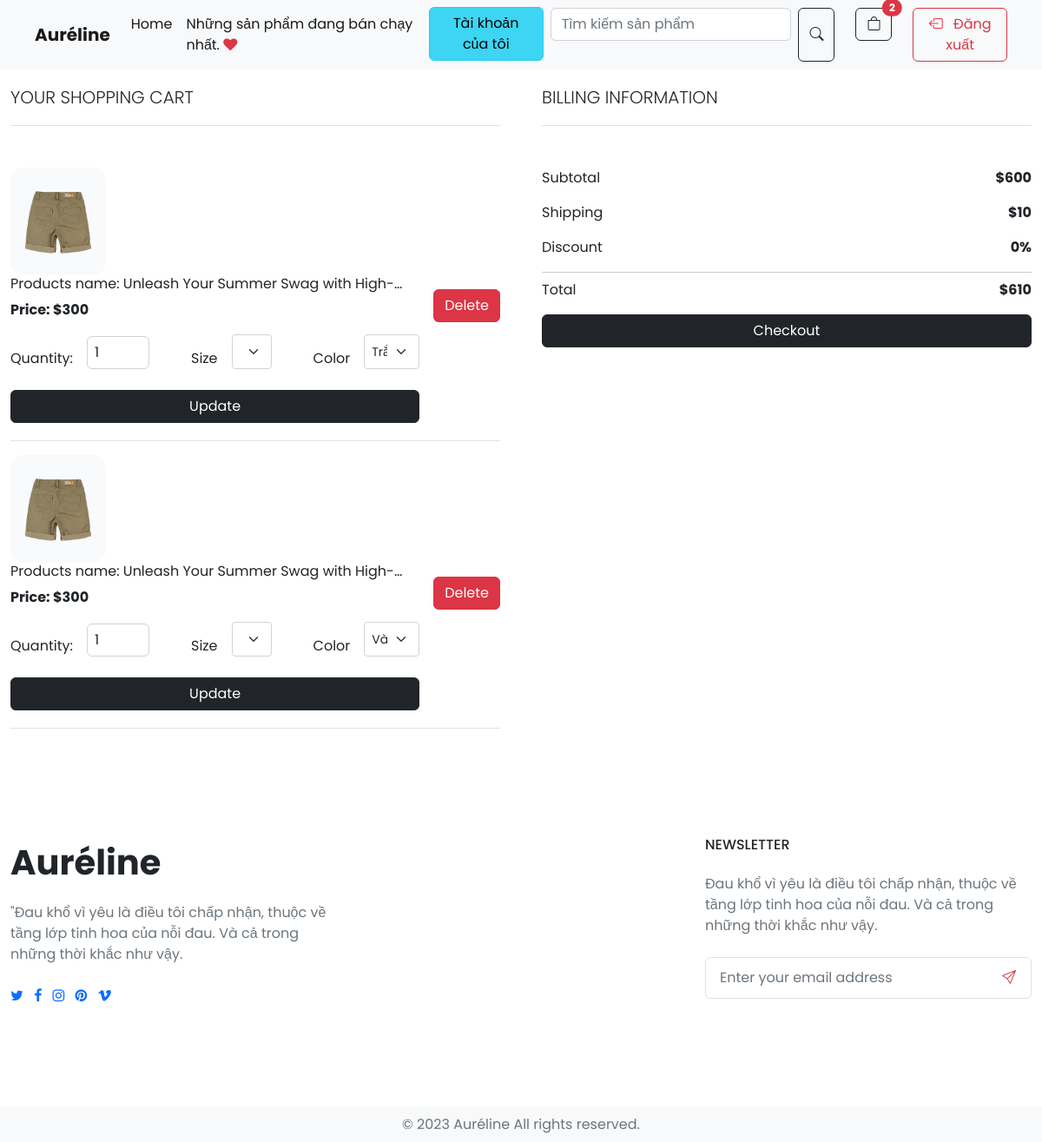
/src/index.php?act=mycart&kh_id=42 (signed in), run on the app's committed database.
### tables this page shows
CREATE TABLE `cart_chitiet` (
  `cart_chitiet_id` int(10) NOT NULL COMMENT 'Chi tiết giỏ hàng',
  `cart_id` int(10) NOT NULL COMMENT 'ID giỏ hàng',
  `pro_id` int(10) NOT NULL COMMENT 'ID sản phẩm',
  `color_id` int(10) NOT NULL COMMENT 'ID màu',
  `size_id` int(10) NOT NULL COMMENT 'ID size',
  `price` int(50) NOT NULL COMMENT 'Đơn giá sản phẩm',
  `soluong` int(20) NOT NULL COMMENT 'Số lượng',
  `total_price` int(20) NOT NULL COMMENT 'Tổng tiền'
);

CREATE TABLE `products` (
  `pro_id` int(10) NOT NULL,
  `pro_name` varchar(255) NOT NULL,
  `pro_img` varchar(255) NOT NULL,
  `pro_price` float NOT NULL,
  `pro_desc` text NOT NULL,
  `pro_brand` varchar(55) NOT NULL,
  `pro_stock` int(11) NOT NULL,
  `cate_id` int(10) NOT NULL,
  `ncc_id` int(10) NOT NULL DEFAULT 1 COMMENT 'ID nhà cung cấp',
  `trangthai` int(1) NOT NULL,
  `pro_viewer` int(11) NOT NULL
);

CREATE TABLE `size` (
  `size_id` int(10) NOT NULL COMMENT 'ID size',
  `size_name` varchar(50) NOT NULL COMMENT 'Tên size'
);

CREATE TABLE `color` (
  `color_id` int(10) NOT NULL COMMENT 'ID màu',
  `color_name` varchar(50) NOT NULL COMMENT 'Tên màu',
  `color_ma` varchar(50) NOT NULL COMMENT 'Mã màu css'
);

### src/app/model/connectdb.php (called while the page is built, shortened)
<?php
function get_connect()
{
    try {
        $conn = new PDO("mysql:host=localhost;dbname=da1;charset=utf8", "root", "");
        $conn->setAttribute(PDO::ATTR_ERRMODE, PDO::ERRMODE_EXCEPTION);
        return $conn;
    } catch (Exception $e) {
        echo 'Kết nối thất bại: ' . $e->getMessage();
        return null;
    }
}
function pdo_queryall($sql)
{
    $thamso = array_slice(func_get_args(), 1);
    $conn = get_connect();
    try {
        $exe = $conn->prepare($sql);
        $exe->execute($thamso);
        return $exe->fetchAll(PDO::FETCH_ASSOC);
    } catch (Exception $e) {
        echo 'Thao tác thất bại: ' . $e->getMessage();
    } finally {
        unset($conn);
    }
}
function pdo_query_one($sql)
{
    $thamso = array_slice(func_get_args(), 1);
    $conn = get_connect();
    try {
        $exe = $conn->prepare($sql);
        $exe->execute($thamso);
        return $exe->fetch(PDO::FETCH_ASSOC);
    } catch (Exception $e) {
        echo 'Thao tác thất bại: ' . $e->getMessage();
    } finally {
        unset($conn);
    }
}

### src/app/model/cart.php (called while the page is built, shortened)
<?php
    function querycart_kh($kh_id){
        $sql = "select * from cart where kh_id = $kh_id";
        $result = pdo_query_one($sql);
        return $result;
    }
    function querycart_chitiet($cart_id){
        $sql = "select * from cart_chitiet where cart_id = $cart_id";
        $result = pdo_queryall($sql);
        return $result;
    }
?>

### src/app/model/product.php (called while the page is built, shortened)
<?php
function queryonepro($id)
{
    $sql = "select * from products where pro_id = $id";
    $result = pdo_query_one($sql);
    return $result;
}

### src/app/model/size.php (called while the page is built, shortened)
<?php
    function query_allsize(){
        $sql = "select * from size order by size_id desc";
        $result = pdo_queryall($sql);
        return $result;
    }
?>

### src/app/model/color.php (called while the page is built, shortened)
<?php
    function query_allcolor(){
        $sql = "select * from color order by color_id desc";
        $result = pdo_queryall($sql);
        return $result;
    }
?>

### src/resources/view/cart/viewcart.php (the view, shortened to what this page needs)
<?php
if (isset($_GET['kh_id'])) {
    $kh_id = $_GET['kh_id'];
    $cart_kh = querycart_kh($kh_id);
    $my_cart = querycart_chitiet($cart_kh['cart_id']);
}
?>
<div>
    <div class="row gx-5">
        <div class="col-12 col-md-6 mb-4">
            <h3 class="mb-5 fs-5 fw-light text-uppercase border-bottom">Your Shopping Cart</h3>
            <?php
            $totalPrice = 0;
            $shipingPrice = 10;
            foreach ($my_cart as $cartItem) {
                $pro = queryonepro($cartItem['pro_id']);
                $cartprice_item = (int)$pro['pro_price'] * (int)$cartItem['soluong'];
                $totalPrice += $cartprice_item;
                $size = query_allsize();
                $color = query_allcolor();
            ?>
                <div>
                    <div class="mt-3 cart-item d-flex gap-3 border-bottom align-items-center w-100">
                        <form action="index.php?act=update_cart&pro_id=<?= $cartItem['pro_id'] ?>&kh_id=<?= $_SESSION['acount']['kh_id'] ?>" method="post">
                            <img width="120 flex-shrink-0" class="rounded-4" src="<?php echo "./Admin/sanpham/img/" . $pro['pro_img'] ?>">
                            <div class="d-flex flex-column flex-grow-1">
                                <h4 class="fs-6 fw-normal one-line-clamp w-100">Products name:
                                    <?php echo $pro['pro_name']; ?></h4>
                                <p class="fw-bold ">Price: $<?php echo $pro['pro_price']; ?></p>
                                <div class="d-flex flex-row flex-grow-1">
                                    <div class="d-flex align-items-end me-5">
                                        <span class="me-3">Quantity: </span>
                                        <input class="ps-2 form-control" type="number" name="cart_qty" min="1" max="99" value="<?php echo $cartItem['soluong']; ?>">
                                    </div>
                                    <div class="d-flex align-items-end me-5">
                                        <span class="me-3">Size </span>
                                        <select class="form-select form-select-sm" aria-label=".form-select-sm example" name="size" id="">
                                            <?php
                                            foreach ($size as $sz) {
                                            ?>
                                                <option value="<?= $sz['size_id'] ?> " <?php
                                                                                        if ($sz['size_id'] == $cartItem['size_id']) {
                                                                                            echo 'selected';
                                                                                        }
                                                                                        ?>><?= $sz['size_name'] ?>
                                                </option>
                                            <?php
                                            }
                                            ?>
                                        </select>
                                    </div>
                                    <div class="d-flex align-items-end">
                                        <span class="me-3">Color</span>
                                        <select class="form-select form-select-sm" aria-label=".form-select-sm example" name="color" id="">
                                            <?php
                                            foreach ($color as $procolor) {
                                            ?>
                                                <option value="<?= $procolor['color_id'] ?> " <?php
                                                                                                if ($procolor['color_id'] == $cartItem['color_id']) {
                                                                                                    echo 'selected';
                                                                                                }
                                                                                                ?>>
                                                    <?= $procolor['color_name'] ?></option>
                                            <?php
                                            }
                                            ?>
                                        </select>
                                    </div>
                                </div>
                            </div>
                            <button type="submit" class="btn btn-dark mt-4 w-100" id="" name="updatecart">Update</button>
                        </form>
                        <a href="index.php?act=del_procart&cart_id_del=<?php echo $cartItem['cart_chitiet_id']; ?>&kh_id=<?= $kh_id ?>">
                            <button type="submit" class="btn btn-danger mt-4" id="" onclick="return confirm('Confirm delete product')">Delete</button>
                        </a>
                    </div>
                </div>
            <?php
            }
            ?>
        </div>
        <div class="col-12 col-md-6">
            <h3 class="mb-5 fs-5 fw-light text-uppercase border-bottom">Billing Information</h3>
            <div class="border-bottom-nopad">
                <div class="d-flex justify-content-between ">
                    <p class="text-light text-dark ">Subtotal</p>
                    <span class="fw-bold">$<?php echo $totalPrice; ?></span>
                </div>
                <div class="d-flex justify-content-between ">
                    <p class="text-light text-dark ">Shipping</p>
                    <span class="fw-bold">$<?php echo $shipingPrice; ?></span>
                </div>
                <div class="d-flex justify-content-between ">
                    <p class="text-light text-dark ">Discount</p>
                    <span class="fw-bold">0%</span>
                </div>
            </div>
            <div class="d-flex justify-content-between pt-2">
                <p class="text-light text-dark ">Total</p>
                <span class="fw-bold">$<?php echo $totalPrice + $shipingPrice; ?></span>
            </div>
            <a href="index.php?act=checkout&kh_id=<?= $kh_id ?>">
                <button class="btn btn-dark w-100 ">Checkout</button>
            </a>
        </div>
    </div>
</div>

### src/resources/css/global.css (style rules this page uses)
* { padding: 0; margin: 0; box-sizing: border-box; }
body { font-family: "Poppins", sans-serif; margin-bottom: 0; }
html { width: 100%; height: 100%; }
a { cursor: pointer !important; }
.one-line-clamp { display: -webkit-box; -webkit-box-orient: vertical; -webkit-line-clamp: 1; text-overflow: ellipsis; overflow: hidden; height: 20px; cursor: pointer; }
.fs-6 { font-size: .8rem; }
.border-bottom { padding-bottom: 20px; border-bottom: 1px solid #ccc; }
.border-bottom-nopad { border-bottom: 1px solid #ccc; }
.cart-item img { width: 110px; height: 124px; flex-shrink: 0; object-fit: cover; }
.form-select { height: 40px; }

### data on the page
cart_chitiet: pro.pro_img (picture), pro.pro_name "Unleash Your Summer Swag…", pro.pro_price "300", cart_qty "1", size "XL", color "Trắng"
cart_chitiet: pro.pro_img (picture), pro.pro_name "Unleash Your Summer Swag…", pro.pro_price "300", cart_qty "1", size "XL", color "Vàng"

### other printed values
$total_quantity "2"
$totalPrice "600"
$shipingPrice "10"
$totalPrice + $shipingPrice "610"
